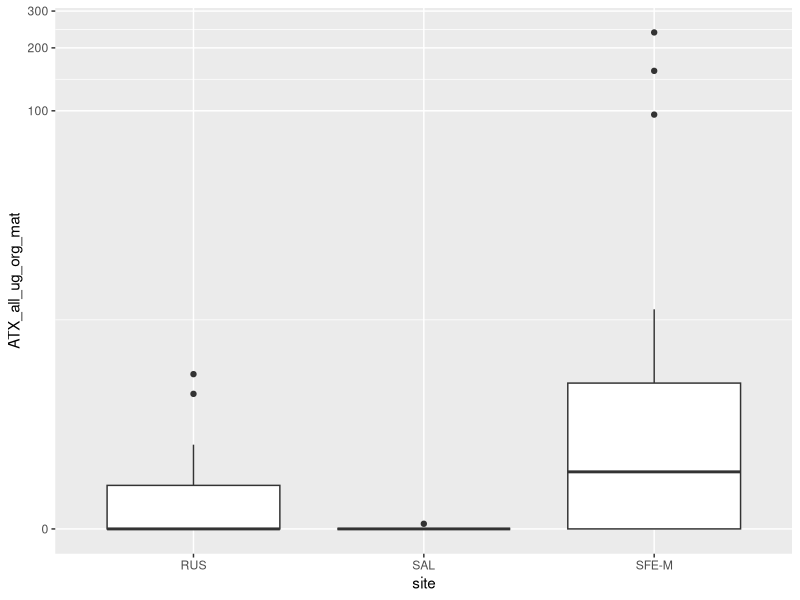
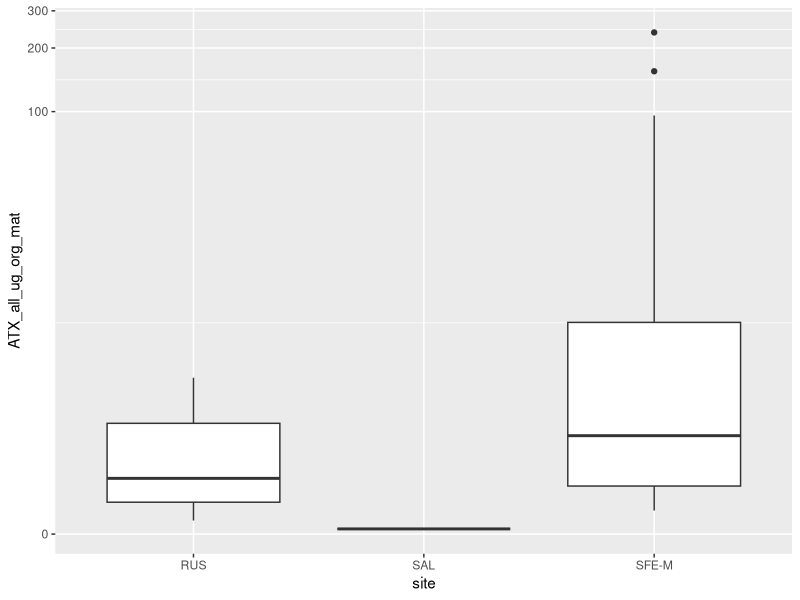
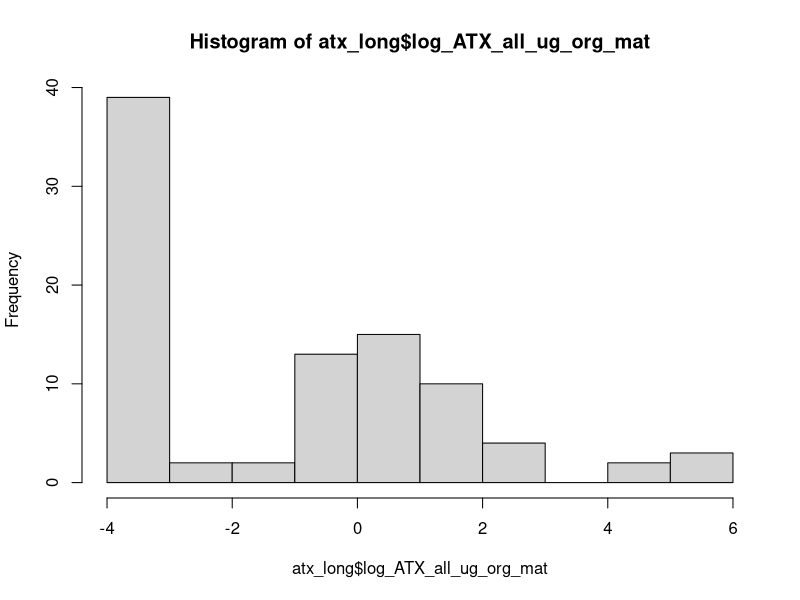
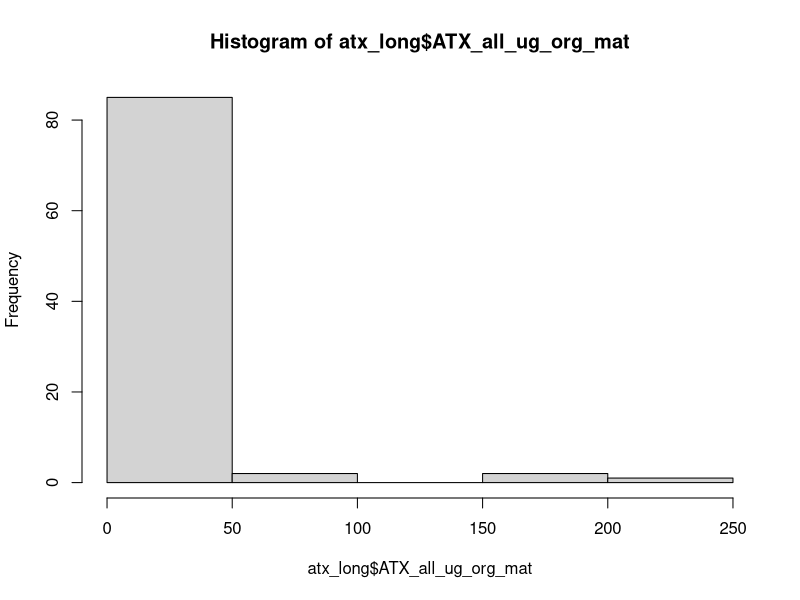

Recreate these plots in R, in order.
#### Making anatoxin categories for analyses
### Jordan Zabrecky
## last edited: 05.27.2026

# This script makes anatoxin concentrations groupings (e.g., high versus low) 
# to use in Q2 analyses based on each sample type & river

#### (1) Loading libraries & data ####

# libraries
lapply(c("tidyverse"), require, character.only = T)

# read in environmental covariates & toxin data
atx <- read.csv("data/field_and_lab/environmental_covariates_and_toxins.csv") %>% 
  # will analyze congeners all together standardized by OM, 
  # so removing individual congeners and standardization by chl-a
  select(field_date, site_reach, site, TM_ATX_all_ug_orgmat_g, TAC_ATX_all_ug_orgmat_g) %>% 
  filter(year(ymd(field_date)) == 2022)

#### (2) Exploring ATX data ####

# want to add in category for NT atx (which is mean of TM & TAC when possible)
atx <- atx %>% 
  mutate(NT_ATX_all_ug_orgmat_g = case_when(is.na(TM_ATX_all_ug_orgmat_g) ~ TAC_ATX_all_ug_orgmat_g,
                                           is.na(TAC_ATX_all_ug_orgmat_g) ~ TM_ATX_all_ug_orgmat_g,
                                           TRUE ~ (TM_ATX_all_ug_orgmat_g + TAC_ATX_all_ug_orgmat_g) / 2))

# pivot to long format
atx_long <- atx %>% 
  pivot_longer(c("TM_ATX_all_ug_orgmat_g", "TAC_ATX_all_ug_orgmat_g", "NT_ATX_all_ug_orgmat_g"), 
               values_to = "ATX_all_ug_org_mat",
               names_to = "taxa_ATX") %>% 
  mutate(sample_type = case_when(taxa_ATX == "TM_ATX_all_ug_orgmat_g" ~ "TM",
                                 taxa_ATX == "TAC_ATX_all_ug_orgmat_g" ~ "TAC", 
                                 taxa_ATX == "NT_ATX_all_ug_orgmat_g" ~ "NT")) %>% 
  na.omit() %>% 
  select(!taxa_ATX)

# see distribution of all
ggplot(data = atx_long %>% na.omit() %>% filter(!c(sample_type == "NT")),
       aes(y = ATX_all_ug_org_mat, x = site)) +
  geom_boxplot() +
  scale_y_continuous(trans="pseudo_log")

# see distribution of all (with zeros removed)
ggplot(data = atx_long %>% na.omit() %>% filter(ATX_all_ug_org_mat > 0) %>% filter(!c(sample_type == "NT")), 
       aes(y = ATX_all_ug_org_mat, x = site)) +
  geom_boxplot() +
  scale_y_continuous(trans="pseudo_log")

#### (3) Log-Transforming ATX ####

# need to replace zeros with a value 
# lowest non-zero value is 0.03, how about 0.02 as zero replacement?
log(0.03) # -3.506558
log(0.02) # -3.912

# log values (replace with 0.02 when 0)
atx_long <- atx_long %>% 
  mutate(log_ATX_all_ug_org_mat = case_when(ATX_all_ug_org_mat == 0 ~ log(0.02),
                                                TRUE ~ log(ATX_all_ug_org_mat)))

# view plot
hist(atx_long$log_ATX_all_ug_org_mat) # yes, this is better
hist(atx_long$ATX_all_ug_org_mat)

#### (4) Adding ATX categories to data ####

# makes sense to just decide into upper ("high") and lower values ("low") with our sample sizes
# get medians for each sample type and river
medians <- atx_long %>% 
  # remove samples with no detections
  filter(ATX_all_ug_org_mat > 0) %>% 
  # calculate median for each sample type on each river
  group_by(site, sample_type) %>% 
  dplyr::summarize(med = median(ATX_all_ug_org_mat),
                   total_samples = length(ATX_all_ug_org_mat))

# add in categorical grouping
atx_long <- left_join(atx_long, medians, by = c("site", "sample_type")) %>% 
  mutate(atx_detected = case_when(ATX_all_ug_org_mat > 0 ~ "y",
                                  TRUE ~ "n"),
         atx_group = case_when(ATX_all_ug_org_mat <= med & ATX_all_ug_org_mat > 0 ~ "low",
                               ATX_all_ug_org_mat >= med ~ "high",
                               TRUE ~ "none")) %>% 
  select(field_date, site, site_reach, sample_type, ATX_all_ug_org_mat, atx_group, atx_detected)

#### (3) Saving CSV ####

# save csv
write.csv(atx_long, "./data/field_and_lab/atx_w_categorical_groupings.csv", 
          row.names = FALSE)
